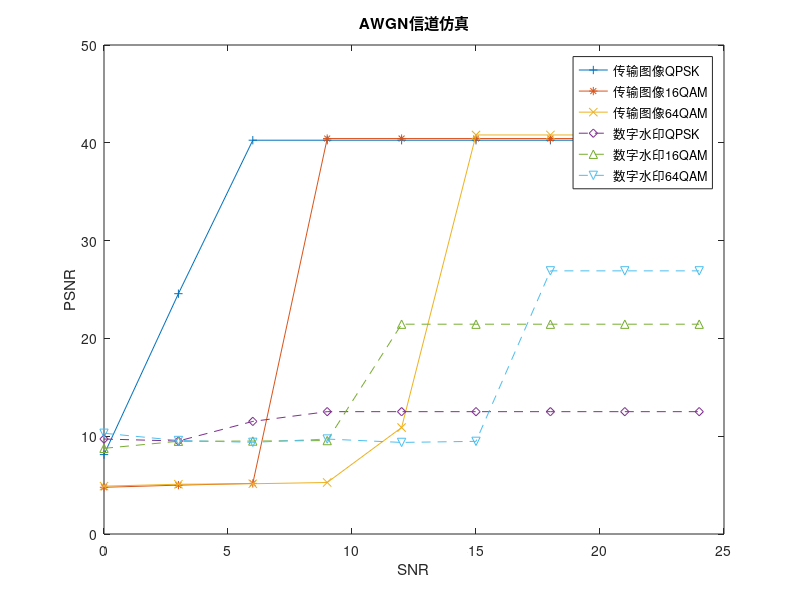
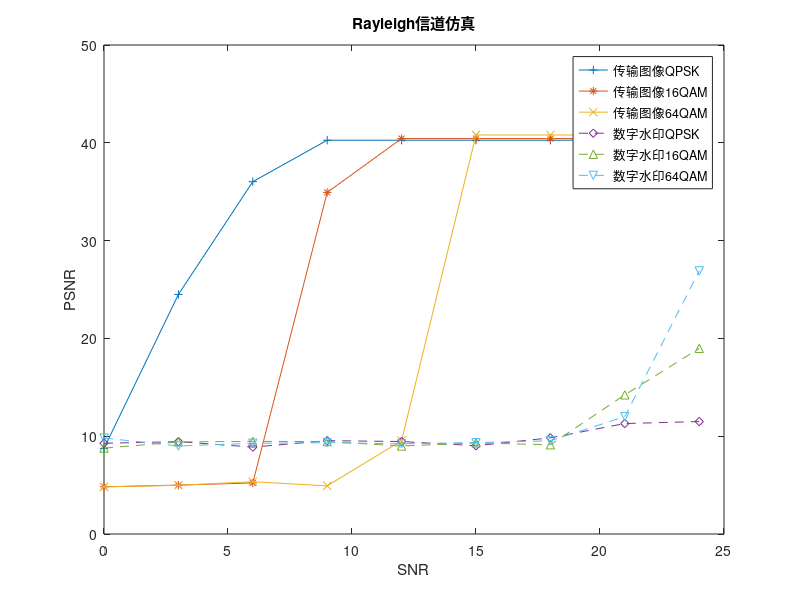
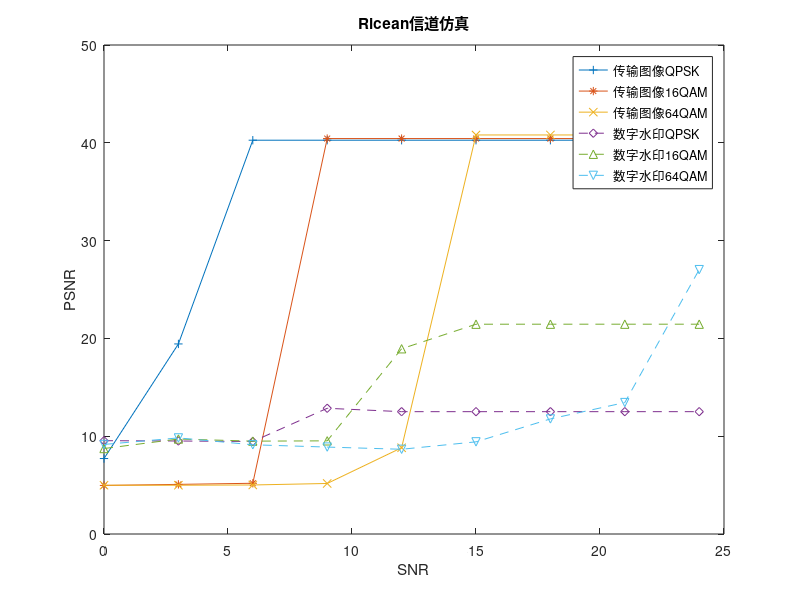

Write the MATLAB code that produced these figures, in order.
SNR_t = 0:3:24;

AWGN_I_QPSK = [8.117210547
               24.57240006
               40.26517249
               40.26517249
               40.26517249
               40.26517249
               40.26517249
               40.26517249
               40.26517249
               ];

AWGN_I_16QAM = [4.777823795
                4.9957968
                5.172807776
                40.43412969
                40.43412969
                40.43412969
                40.43412969
                40.43412969
                40.43412969
                ];

AWGN_I_64QAM = [4.894238177
                5.088656302
                5.138314067
                5.26627185
                10.88608041
                40.80133007
                40.80133007
                40.80133007
                40.80133007
                ];

AWGN_D_QPSK = [9.711688564
               9.506811882
               11.51379962
               12.50903218
               12.50903656
               12.50853927
               12.50853927
               12.50854368
               12.50903656
               ];

AWGN_D_16QAM = [8.75911175
                9.481781654
                9.504590117
                9.552852736
                21.45276547
                21.4528476
                21.45277123
                21.45285303
                21.4528476
                ];

AWGN_D_64QAM = [10.301277
                9.561794866
                9.372176089
                9.709657767
                9.364487967
                9.473384764
                26.90689339
                26.90681725
                26.90681725
                ];

figure;
plot(SNR_t, AWGN_I_QPSK, '-+');
hold on;
plot(SNR_t, AWGN_I_16QAM, '-*');
hold on;
plot(SNR_t, AWGN_I_64QAM, '-x');
hold on;
plot(SNR_t, AWGN_D_QPSK, '--d');
hold on;
plot(SNR_t, AWGN_D_16QAM, '--^');
hold on;
plot(SNR_t, AWGN_D_64QAM, '--v');
hold on;
xlabel('SNR');
ylabel('PSNR');
title('AWGN信道仿真');
legend('传输图像QPSK', '传输图像16QAM', '传输图像64QAM', '数字水印QPSK', '数字水印16QAM', '数字水印64QAM');

Rayleigh_I_QPSK = [8.752562428
                   24.49406036
                   36.0256802
                   40.26517249
                   40.26517249
                   40.26517249
                   40.26517249
                   40.26517249
                   40.26517249
                   ];

Rayleigh_I_16QAM = [4.826726189
                    4.999433776
                    5.219394645
                    34.92764478
                    40.43412969
                    40.43412969
                    40.43412969
                    40.43412969
                    40.43412969
                    ];

Rayleigh_I_64QAM = [4.818697388
                    4.978609011
                    5.345420654
                    4.920948744
                    9.551500133
                    40.80133007
                    40.80133007
                    40.80133007
                    40.80133007
                    ];

Rayleigh_D_QPSK = [9.277520371
                   9.442932652
                   8.886436342
                   9.544517486
                   9.456503968
                   9.027307138
                   9.833980906
                   11.2940552
                   11.49835968
                   ];

Rayleigh_D_16QAM = [8.780615711
                    9.41418281
                    9.47218132
                    9.451462873
                    8.995650161
                    9.312833562
                    9.125609239
                    14.22827756
                    18.97996511
                    ];

Rayleigh_D_64QAM = [9.814950489
                    8.997958234
                    9.27705295
                    9.339316375
                    9.223202181
                    9.345070707
                    9.533916216
                    12.00461217
                    26.89984626
                    ];

figure;
plot(SNR_t, Rayleigh_I_QPSK, '-+');
hold on;
plot(SNR_t, Rayleigh_I_16QAM, '-*');
hold on;
plot(SNR_t, Rayleigh_I_64QAM, '-x');
hold on;
plot(SNR_t, Rayleigh_D_QPSK, '--d');
hold on;
plot(SNR_t, Rayleigh_D_16QAM, '--^');
hold on;
plot(SNR_t, Rayleigh_D_64QAM, '--v');
hold on;
xlabel('SNR');
ylabel('PSNR');
title('Rayleigh信道仿真');
legend('传输图像QPSK', '传输图像16QAM', '传输图像64QAM', '数字水印QPSK', '数字水印16QAM', '数字水印64QAM');

Ricean_I_QPSK = [7.715528357
                 19.43383276
                 40.26517249
                 40.26517249
                 40.26517249
                 40.26517249
                 40.26517249
                 40.26517249
                 40.26517249
                 ];

Ricean_I_16QAM = [4.964229156
                  5.074309221
                  5.187793661
                  40.43412969
                  40.43412969
                  40.43412969
                  40.43412969
                  40.43412969
                  40.43412969
                  ];

Ricean_I_64QAM = [4.987894702
                  4.987715251
                  5.012698388
                  5.166789631
                  8.81999
                  40.80133007
                  40.80133007
                  40.80133007
                  40.80133007
                  ];

Ricean_D_QPSK = [9.541658506
                 9.509066652
                 9.460127317
                 12.85502258
                 12.50854368
                 12.50853927
                 12.50854368
                 12.50903656
                 12.50903218
                 ];

Ricean_D_16QAM = [8.739844604
                  9.711482576
                  9.494854771
                  9.525718625
                  18.93981621
                  21.45073953
                  21.45276547
                  21.45276547
                  21.45281063
                  ];

Ricean_D_64QAM = [9.156625768
                  9.825358359
                  9.123786116
                  8.888685598
                  8.663904885
                  9.423644005
                  11.76816458
                  13.4407879
                  27.03241451
                  ];

figure;
plot(SNR_t, Ricean_I_QPSK, '-+');
hold on;
plot(SNR_t, Ricean_I_16QAM, '-*');
hold on;
plot(SNR_t, Ricean_I_64QAM, '-x');
hold on;
plot(SNR_t, Ricean_D_QPSK, '--d');
hold on;
plot(SNR_t, Ricean_D_16QAM, '--^');
hold on;
plot(SNR_t, Ricean_D_64QAM, '--v');
hold on;
xlabel('SNR');
ylabel('PSNR');
title('Ricean信道仿真');
legend('传输图像QPSK', '传输图像16QAM', '传输图像64QAM', '数字水印QPSK', '数字水印16QAM', '数字水印64QAM');
